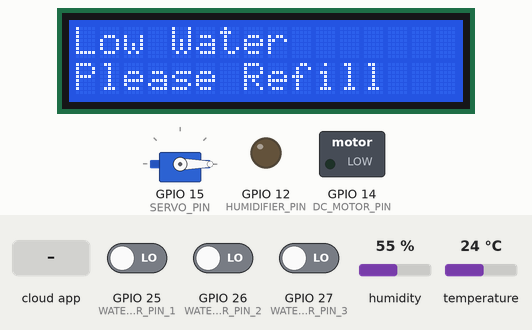
Simulated run of this sketch. Board: ESP32. On the bench: 16×2 character LCD, servo, switched loads named in the sketch (green lamp = pin HIGH), output pins drawn as LEDs (lit = HIGH). The test bench sets the inputs (shaded band); at power-on: humidity 55 %, temperature 24 °C, GPIO 25 (WATER_SENSOR_PIN_1) LOW, GPIO 26 (WATER_SENSOR_PIN_2) LOW, GPIO 27 (WATER_SENSOR_PIN_3) LOW. WiFi joins after 1.5 s; servers stay silent unless stated; the local clock reads 2024-03-15 10:24:30 at power-on unless the sketch sets it; the Firebase database answers and starts empty; what the sketch prints to the serial monitor is not drawn.

Above: at 4.3 s.
4.4 s: the phone or cloud app sets humidify_on to 1
At 9.3 s:
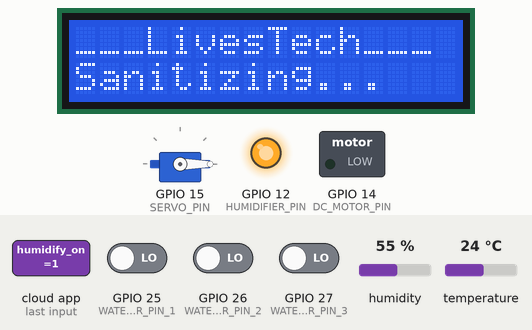
9.6 s: the phone or cloud app sets Auto to 1
At 21.1 s:
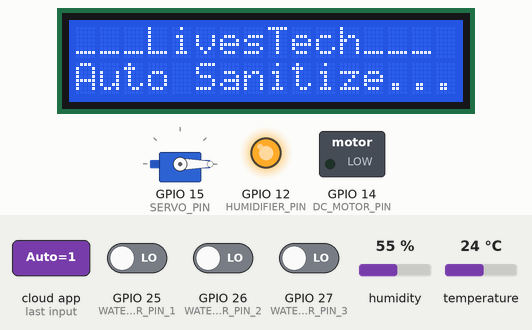
21.9 s: humidity set to 22 %
At 34.1 s:
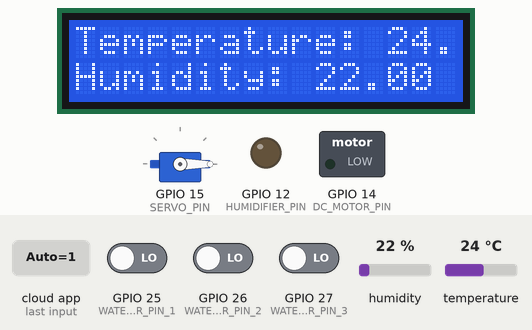
34.2 s: the phone or cloud app sets servo_on to 1
At 38.8 s:
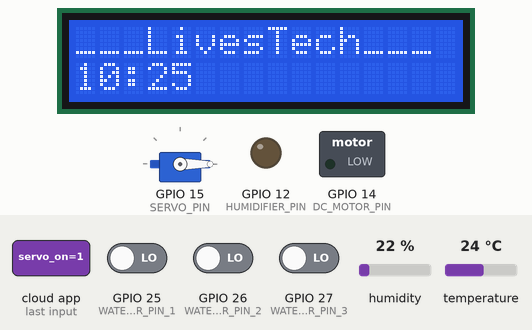
45.3 s: temperature set to 12 °C
At 57.7 s:
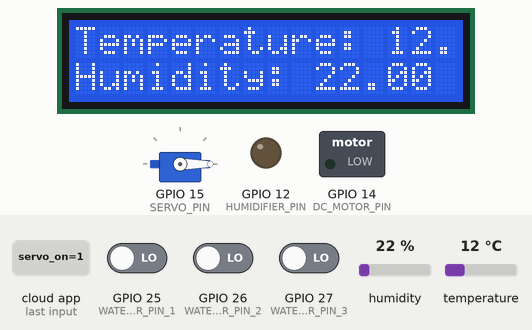
58.5 s: the phone or cloud app sets water_on to 1
At 60.9 s:
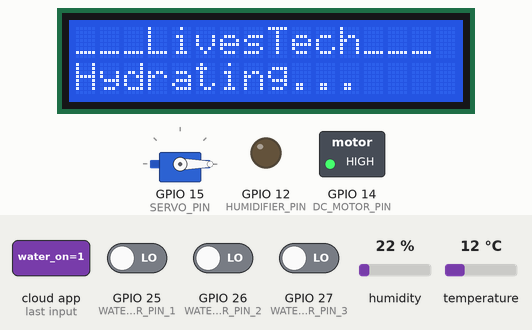
Timing chart, 0 to 68.3 s (numbered marks = the images above; inputs shaded):
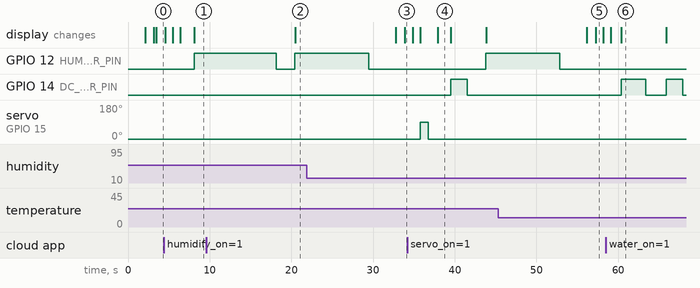

The sketch:

FULL.ino
```cpp
#include <WiFi.h>
#include <Wire.h>
#include <SimpleDHT.h>
#include <time.h>
#include <FirebaseESP32.h>
#include <ESP32Servo.h>
#include <LiquidCrystal_I2C.h>

#define WIFI_SSID "Feeder"            //connecting to "Feeder" named Router but direct to comfast is also possible
#define WIFI_PASSWORD "1234abcd"
#define API_KEY "omitted"

// Firebase credentials
#define FIREBASE_HOST "omitted.asia-southeast1.firebasedatabase.app"
#define FIREBASE_AUTH "omitted"

// Firebase data object and configuration
FirebaseData fbdo;
FirebaseConfig config;
FirebaseAuth auth;

// Servo setup
Servo myServo;
#define SERVO_PIN 15
#define OPEN_POSITION 90 // Feed open position
#define CLOSE_POSITION 0 // Feed closed position

// DC motor setup
#define DC_MOTOR_PIN 14 // DC motor to water chickens

// Water level sensors setup
#define WATER_SENSOR_PIN_1 25 // Water level sensor 1 water exposed to chickens
#define WATER_SENSOR_PIN_2 26 // Water level sensor 2 water container
#define WATER_SENSOR_PIN_3 27 // Water level sensor 3 humidifier liquid

// Humidifier setup
#define HUMIDIFIER_PIN 12 // Humidifier

// DHT22 sensor setup
int pinDHT22 = 4;
SimpleDHT22 dht22(pinDHT22);

// I2C LCD setup
#define I2C_SDA_PIN 21
#define I2C_SCL_PIN 22
// Assuming you have an I2C display library to initialize the LCD

// Distance sensors setup (SRF05) srf05 is not working
//#define DISTANCE_SENSOR_PIN_1 18 // Distance sensor 1 feeds exposed to chicken
//#define DISTANCE_SENSOR_ECHO_PIN_1 19 //ECHO PIN GPIO 19

//this ultrasonic sr04m-2 as well however we can get minimal data
#define RX_PIN 17  // Pin for RX (connect to TX of SR04M-2)
#define TX_PIN 16  // Pin for TX (connect to RX of SR04M-2)
HardwareSerial mySerial(1);  // Use Serial1 for communication

// Thresholds
#define FEED_LOW_THRESHOLD 3 // In inches (for SRF05)
#define WATER_LOW_THRESHOLD 3 // Water level low threshold

// Initialize the LCD object with I2C address, columns, and rows
LiquidCrystal_I2C lcd(0x27, 16, 2); //detected I2C address (SDA GPIO21 SCL GPIO22)

bool Auto = false; //if user sets automatic feeding/sanitation/watering it sets to true
bool feed = true; // Global variable to not keep on feeding when its time

void setup() {
  Serial.begin(115200);
  WiFi.begin(WIFI_SSID, WIFI_PASSWORD);
  Wire.begin(); // Initialize I2C bus
// Initialize the LCD with specified dimensions
  lcd.init();
// Turn on the backlight
  lcd.backlight();
  lcd.setCursor(0, 0); // Set cursor to column 0, row 0
  lcd.print("**LIVESTECH**");
  lcd.setCursor(0, 1); // Set cursor to column 0, row 1
  lcd.print("Looking_for_WiFi");
  while (WiFi.status() != WL_CONNECTED) {
    //looking for wifi
    delay(1000);
  }
  lcd.setCursor(0, 1); // Set cursor to column 0, row 1
  lcd.print("                ");
  delay(1000);
  lcd.setCursor(0, 1); // Set cursor to column 0, row 1
  lcd.print("_WiFi CONNECTED_");

  //// Synchronize time
  const long gmtOffset_sec = 28800; // GMT+8
  const int daylightOffset_sec = 0;    // No DST
  configTime(gmtOffset_sec, daylightOffset_sec, "pool.ntp.org", "time.nist.gov");

  // Initialize Firebase
  config.host = FIREBASE_HOST;
  config.signer.tokens.legacy_token = FIREBASE_AUTH;
  Firebase.begin(&config, &auth);
  Firebase.reconnectWiFi(true);

  // Servo setup
  myServo.attach(SERVO_PIN);
  myServo.write(CLOSE_POSITION); // Initial position of the servo

  pinMode(DC_MOTOR_PIN, OUTPUT); // DC motor pin
  pinMode(WATER_SENSOR_PIN_1, INPUT); // Water level sensor pin exposed below
  pinMode(WATER_SENSOR_PIN_2, INPUT); // water level
  pinMode(WATER_SENSOR_PIN_3, INPUT);
  pinMode(HUMIDIFIER_PIN, OUTPUT); // Humidifier pin

  // Distance sensors setup
  mySerial.begin(9600, SERIAL_8N1, RX_PIN, TX_PIN);
}

//main loop
void loop() {
  // Checks
  checkChickenWater();//checks for chicken water (exposed)        WORKING
  checkWaterContainer();//checks for water reserve/ container     WORKING

  checkHumidity_and_Temp();//checks humid and temp                WORKING TESTED
  checkHumidifierContainer();//checks for humidifier water level  WORKING

  checkContainerFeeds();//checks for feeds in container           WORKING

  // Functions
  manualServo();//manual user clicks button to feed               WORKING
  scheduleFeed();//schedule user schedules sensor to feed         WORKING

  manualWatering();//manual user clicks button to water           CODE DONE (NEED TESTING)
  autoWatering();//user auto sets water to hydrate                VERY OK BUT NOT PERFECT IDK SENSOR SOMETIMES THROW FALSE/TRUE

  manualHumid(); //sanitizes chickens                              CODE DONE (NEED TESTING)
  autoHumid(); //collaboration with DH22 automatic humidify when too dry

  //I2C DISPLAY("feeding now... etc... etc..");                     WORKING
  delay(1000);
}

//------------------------------------SENSORS
void checkChickenWater(){
  bool waterLevelLow = digitalRead(WATER_SENSOR_PIN_1) == LOW;
  Firebase.setBool(fbdo, "/sensor_exposed/chicken_water_islow", waterLevelLow);

  if (waterLevelLow) {
    Serial.println("chicken water exposed is low.");
  }
}

void checkWaterContainer(){
  bool waterContainerlow = digitalRead(WATER_SENSOR_PIN_2) == LOW;
  Firebase.setBool(fbdo, "/container/chicken_water_low", waterContainerlow);

  if (waterContainerlow) {
    //clear last
    lcd.clear(); // Clear the entire display
    lcd.setCursor(0, 0); // Set cursor to column 0, row 1
    lcd.print("Low Water");
    lcd.setCursor(0, 1); // Set cursor to column 0, row 1
    lcd.print("Please Refill");
    delay(750);
  }
}

float temperature = 0;
float humidity = 0;
void checkHumidity_and_Temp(){
  int err = SimpleDHTErrSuccess;
    if ((err = dht22.read2(&temperature, &humidity, NULL)) != SimpleDHTErrSuccess) {
    Serial.print("Read DHT22 failed, err="); Serial.print(SimpleDHTErrCode(err));
    Serial.print(","); Serial.println(SimpleDHTErrDuration(err)); delay(2000);
    return;
  }

  // Send data to Firebase
  if (!Firebase.setInt(fbdo, "/DH22/DH22_temp", (int)temperature)) {
    Serial.println("Failed to send temperature to Firebase");
  }
  if (!Firebase.setInt(fbdo, "/DH22/DH22_humid", (int)humidity)) {
    Serial.println("Failed to send humidity to Firebase");
  }

  // Update LCD display
  lcd.clear(); // Clear the entire display
  lcd.setCursor(0, 0);
  lcd.print("Temperature: " + String(temperature) + " C");
  lcd.setCursor(0, 1);
  lcd.print("Humidity: " + String(humidity) + " %");
  delay(750);
}

void checkHumidifierContainer(){
  bool waterHumidLow = digitalRead(WATER_SENSOR_PIN_3) == LOW;
  Firebase.setBool(fbdo, "/container/chicken_humidifier_low", waterHumidLow);

  if (waterHumidLow) {
    lcd.clear(); // Clear the entire display
    lcd.setCursor(0, 0); // Set cursor to column 0, row 1
    lcd.print("Low");
    lcd.setCursor(0, 1); // Set cursor to column 0, row 1
    lcd.print("Sanitary Liquid");
    delay(750);
  }
}


///CHECK THIS THIS PHYSICALLY
void checkContainerFeeds(){
  byte data[32];  // Buffer to store incoming data
  int index = 0;   // Current position in buffer

  // Read bytes from the sensor
  while (mySerial.available()) {
    if (index < sizeof(data)) {
      data[index++] = mySerial.read();  // Store each byte in the buffer
    }
  }

  // If data was received, print and attempt to decode it
  if (index > 0) {
    // Process the data: Look for non-zero values
    int distance = 0;
    for (int i = 0; i < index; i++) {
      if (data[i] != 0x00) {  // Skip zero bytes (padding or invalid data)
        distance = data[i];  // Update distance with the valid byte value
      }
    }
    // the sr04m-2 has no support in github or anywhere else however we can still process its average data
    // the sr04m-2 uses ultrasonic or high pitch sound to process the data so it is not accurate

    //when the sensor detects the feeds are close (around 1-2 inches) it shows full.
    if (distance > 200) {
      //Serial.print("feeds full 80-99%: ");
      //Serial.println(distance);
      Firebase.setBool(fbdo, "/container/chicken_feeds_low",false);
    }
    //around than 3-6 inches
    if (distance > 100 && distance < 200) {
      Firebase.setBool(fbdo, "/container/chicken_feeds_low",true);
      lcd.clear(); // Clear the entire display
      lcd.setCursor(0, 0); // Set cursor to column 0, row 1
      lcd.print("Low Feeds");
      lcd.setCursor(0, 1); // Set cursor to column 0, row 1
      lcd.print("Please Refill");
    }
    //farther than 10 inches
    if (distance < 100) {
      //Serial.print("empty 0-30%: ");
      //Serial.println(distance);
      Firebase.setBool(fbdo, "/container/chicken_feeds_low",true);
      lcd.clear(); // Clear the entire display
      lcd.setCursor(0, 0); // Set cursor to column 0, row 1
      lcd.print("Low Feeds");
      lcd.setCursor(0, 1); // Set cursor to column 0, row 1
      lcd.print("Please Refill");
    }
  }
}

//--------------------------------FUNCTIONS
void manualServo() {
  if (Firebase.getBool(fbdo, "/manual/servo_on")) {
    bool isOn = fbdo.boolData();
    if (isOn) {
      lcd.clear(); // Clear the entire display
      lcd.setCursor(0, 0); // Set cursor to column 0, row 1
      lcd.print("LivesTech");
      lcd.setCursor(0, 1); // Set cursor to column 0, row 1
      lcd.print("Manual Feeding");
      myServo.write(OPEN_POSITION);
      delay(1000);
      myServo.write(CLOSE_POSITION);
      delay(1000);
      Firebase.setBool(fbdo, "/manual/servo_on",false);
    }
  }
}

int drop_count = 0; // Global variable to track drops
String feedTime;  // Global variable for schedule/feed_time1
String feedTime2; // Global variable for schedule/feed_time2
String feedTime3; // Global variable for schedule/feed_time3
void scheduleFeed() {
  // feed needs at least 1 minute interval to reset the feed boolean in order for the servo to not open everytime
  // time get from NTP server, can also do Firebase but it seems working so no need to change.
  time_t now = time(nullptr);
  struct tm* timeInfo = localtime(&now);

  char currentTime[6];
  snprintf(currentTime, sizeof(currentTime), "%02d:%02d", timeInfo->tm_hour, timeInfo->tm_min);

  lcd.clear(); // Clear the entire display
  lcd.setCursor(0, 0); // Set cursor to column 0, row 1
  lcd.print("___LivesTech___");
  lcd.setCursor(0, 1); // Set cursor to column 0, row 1
  lcd.print(currentTime);
  delay(500);

  // Get the drop count from Firebase
  if (Firebase.getInt(fbdo, "/schedule/drop_count")) {
    drop_count = fbdo.intData();
  }
    if (Firebase.getString(fbdo, "/schedule/feed_time1")) {
      feedTime = fbdo.stringData();
      Serial.print("Feed time: ");
      Serial.println(feedTime);
    }
    if (Firebase.getString(fbdo, "/schedule/feed_time2")) {
      feedTime2 = fbdo.stringData();
      Serial.print("Feed time: ");
      Serial.println(feedTime2);
    }
    if (Firebase.getString(fbdo, "/schedule/feed_time3")) {
      feedTime3 = fbdo.stringData();
      Serial.print("Feed time: ");
      Serial.println(feedTime3);
    }

    if (feedTime != "00:00" && feedTime == currentTime && feed || feedTime2 != "00:00" && feedTime2 == currentTime && feed || feedTime3 != "00:00" && feedTime3 == currentTime && feed) {
      lcd.clear(); // Clear the entire display
      lcd.setCursor(0, 0); // Set cursor to column 0, row 1
      lcd.print("___LivesTech___");
      lcd.setCursor(0, 1); // Set cursor to column 0, row 1
      lcd.print("Scheduled Feeding");
      //loop opens servo based on how many drop_counts is set in firebase
      for (int i = 0; i < drop_count; i++) {
        myServo.write(OPEN_POSITION);
        delay(1000); // Wait for feed to dispense
        myServo.write(CLOSE_POSITION);
        delay(1000);
      }
      feed = false;//pause the feed
    }
    //feed needs at least 1 minute interval to reset the feed boolean in order for the servo to not open everytime
    if (feedTime != currentTime && feedTime2 != currentTime && feedTime3 != currentTime) {
      feed = true;//ready to feed if current time is feed time
    }
}//scheduleServo closing bracket

void manualWatering(){
  if (Firebase.getBool(fbdo, "/manual/water_on")){
    bool isOn = fbdo.boolData();
    if(isOn){
      lcd.clear(); // Clear the entire display
      lcd.setCursor(0, 0); // Set cursor to column 0, row 1
      lcd.print("___LivesTech___");
      lcd.setCursor(0, 1); // Set cursor to column 0, row 1
      lcd.print("Hydrating...");
      digitalWrite(DC_MOTOR_PIN, HIGH);
      delay(3000);
      digitalWrite(DC_MOTOR_PIN, LOW);
      delay(2000);
    Firebase.setBool(fbdo, "/manual/water_on", false );
    }
  }
}

bool Waterlow = false;
void autoWatering(){
  if (Firebase.getBool(fbdo,"Auto")){
    Auto = fbdo.boolData();
  }else {
    Serial.println("Failed to get Auto status from Firebase");
  }

  if (Firebase.getBool(fbdo, "/sensor_exposed/chicken_water_islow")){
    Waterlow = fbdo.boolData();
  }else {
    Serial.println("Failed to get water level status from Firebase");
  }

  if (Auto && Waterlow){
      lcd.clear(); // Clear the entire display
      lcd.setCursor(0, 0); // Set cursor to column 0, row 1
      lcd.print("___LivesTech___");
      lcd.setCursor(0, 1); // Set cursor to column 0, row 1
      lcd.print("Auto Water...");
      digitalWrite(DC_MOTOR_PIN, HIGH);
      delay(2000);// Run the motor for 3 seconds
      digitalWrite(DC_MOTOR_PIN, LOW);
      delay(2000);// Pause before re-checking conditions
  }
}

void manualHumid(){
  if (Firebase.getBool(fbdo, "/manual/humidify_on")){
    bool isOn = fbdo.boolData();
    if(isOn){
      lcd.clear(); // Clear the entire display
      lcd.setCursor(0, 0); // Set cursor to column 0, row 1
      lcd.print("___LivesTech___");
      lcd.setCursor(0, 1); // Set cursor to column 0, row 1
      lcd.print("Sanitizing...");
      digitalWrite(HUMIDIFIER_PIN, HIGH);
      delay(10000);
      digitalWrite(HUMIDIFIER_PIN, LOW);
      delay(2000);
      Firebase.setBool(fbdo, "/manual/humidify_on", false );
    }
  }
}

void autoHumid(){
  if (Firebase.getBool(fbdo,"Auto")){
    Auto = fbdo.boolData();
  }
  if (humidity < 75.0 && Auto) { // If humidity drops below 75*, turn on the humidifier
    digitalWrite(HUMIDIFIER_PIN, HIGH);
    lcd.clear(); // Clear the entire display
    lcd.setCursor(0, 0); // Set cursor to column 0, row 1
    lcd.print("___LivesTech___");
    lcd.setCursor(0, 1); // Set cursor to column 0, row 1
    lcd.print("Auto Sanitize...");
    delay(9000);
    digitalWrite(HUMIDIFIER_PIN, LOW);
    delay(2000);
  }
}
```

Measured:
- after the input at 4.4 s, GPIO 12 (HUMIDIFIER_PIN): LOW → HIGH after 3.7 s; the display: first differs from a run without the input after 3.7 s (image 1)
- after the input at 9.6 s, the display: changes after 10.9 s (image 2)
- after the input at 34.2 s, GPIO 12 (HUMIDIFIER_PIN): LOW → HIGH after 9.6 s instead of 7.4 s; servo on GPIO 15 (SERVO_PIN): 0° → 90° after 1.6 s, → 0° 1.0 s later; the display: first differs from a run without the input after 1.6 s (image 4 shows a later state)
- after the input at 58.5 s, GPIO 12 (HUMIDIFIER_PIN): stays LOW (without the input it goes to HIGH after 6.5 s); the display: first differs from a run without the input after 1.9 s (image 6)
- what the display in image 4 shows lasts 1.6 s, from 37.9 s to 39.5 s
- what the display in image 5 shows lasts 0.9 s, from 57.3 s to 58.2 s
